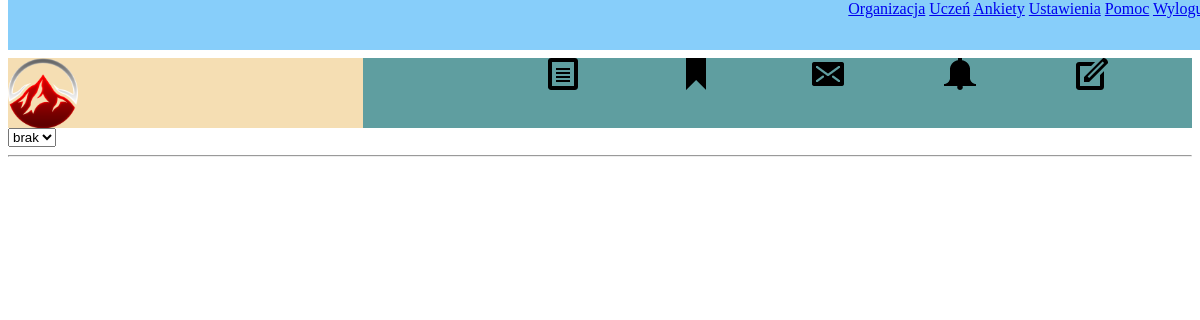
/nauczyciel/dodajoceny.php?klasa=root, run on an earlier commit of the app's database.
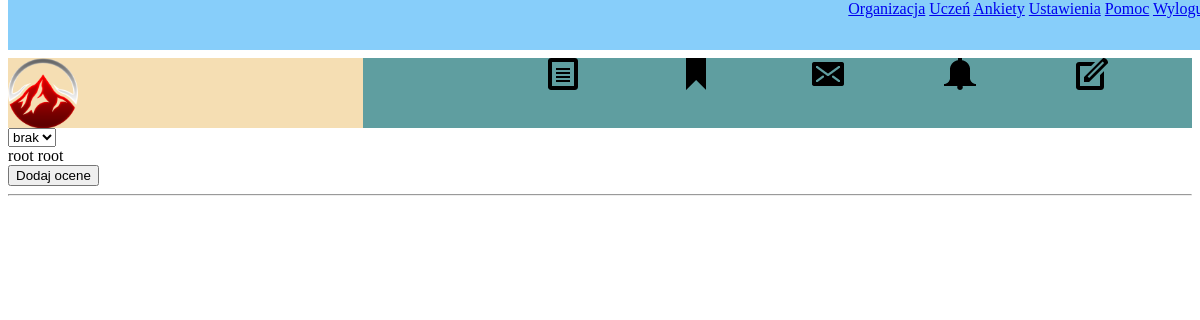
And on a later commit of the database.
### tables this page shows
CREATE TABLE `users` (
  `id` int(11) NOT NULL,
  `login` varchar(255) NOT NULL,
  `password` text NOT NULL,
  `mail` text NOT NULL,
  `imie` varchar(255) NOT NULL,
  `nazwisko` varchar(255) NOT NULL,
  `tel` int(255) NOT NULL,
  `rodzic` tinyint(1) NOT NULL,
  `klasa` varchar(4) NOT NULL
);

### nauczyciel/dodajoceny.php (the view, shortened to what this page needs)
<!DOCTYPE html>
<html lang="pl">
<head>
    <link rel="stylesheet" href="../Styles/uczen.css?v=1.1">
</head>
<body>
    <div id="baner">
        <div id="links">
            <a href="#">Organizacja</a>
            <a href="#">Uczeń</a>
            <a href="#">Ankiety</a>
            <a href="#">Ustawienia</a>
            <a href="#">Pomoc</a>
            <a href="../wyloguj.php">Wyloguj</a>
        </div>
    </div>
    <div id="baner2">
        <div id="logo">
            <img src="../Logo.png" alt="logo">
        </div>
        <div id="menu">
            <div class="icon"><a href="dodajoceny.php"><img src="./icons/Oceny.png" alt="Oceny"></a></div>
            <div class="icon"><a href="#"><img src="./icons/Frekwencja.png" alt="Frekwencja"></a></div>
            <div class="icon"><a href="#"><img src="./icons/Wiadomosci.png" alt="Wiadomości"></a></div>
            <div class="icon"><a href="#"><img src="./icons/Ogloszenia.png" alt="Ogłoszenia"></a></div>
            <div class="icon"><a href="#"><img src="./icons/Zadania domowe.png" alt="Zadania Domowe"></a></div>
        </div>
    </div>
    <div id="main">
        <form id="form" method="get">
            <select name="klasa" onchange="this.form.submit()">
                <option>brak</option>
                <?php
                    require_once "../start.php";
                ?>
            </select>
        </form>
        <?php
            if(isset($_GET['klasa'])) {
            $result = $link->query("SELECT `imie`, `nazwisko`, `id` FROM `users` WHERE `klasa` = '$_GET[klasa]'");
            while($row = $result->fetch_array()) {
                echo "<div class='uczen'>".$row[0]." ".$row[1]."<form method='get' action='dodaj.php'><input type='submit' value='Dodaj ocene'><input name='id' type='hidden' value='".$row[2]."'></form></div>";
            }
        }
        ?>
    </div>
    <div id="stopka">
        <hr />
    </div>
</body>
</html>

### Styles/uczen.css (style rules this page uses)
#menu { display: flex; justify-content: center; float: left; height: 70px; background-color: cadetblue; width: 70%; align-content: center; margin-top: 50px; }
.icon { text-align: right; float: left; margin-left: 100px; }
#logo { width: 30%; float: left; margin-top: 50px; height: 70px; background-color: wheat; }
#baner { width: 100%; position: fixed; height: 50px; padding-right: 20px; background-color: lightskyblue; top: 0; text-align: right; }
#logo img { height: 70px; }
#main { width: 100%; clear: both; }

What changed in the data, as far as the page shows it:
added users: imie "root", nazwisko "root"
